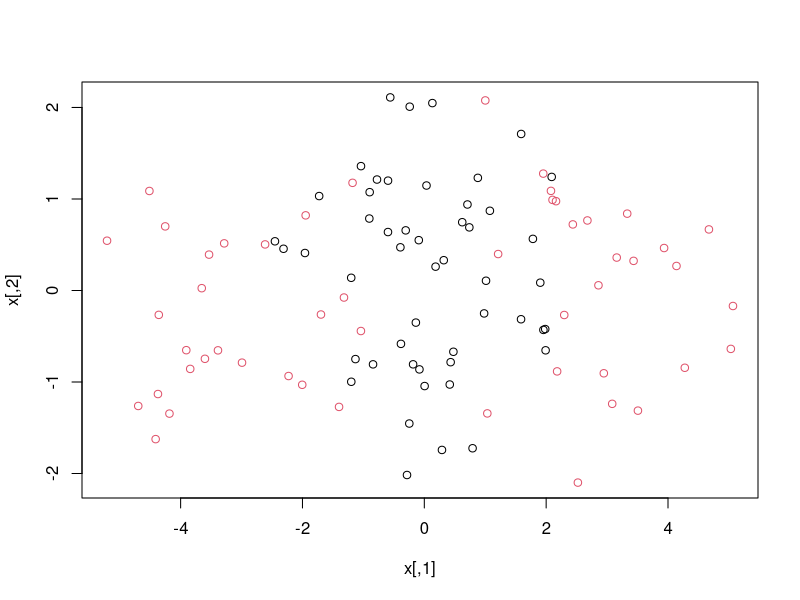
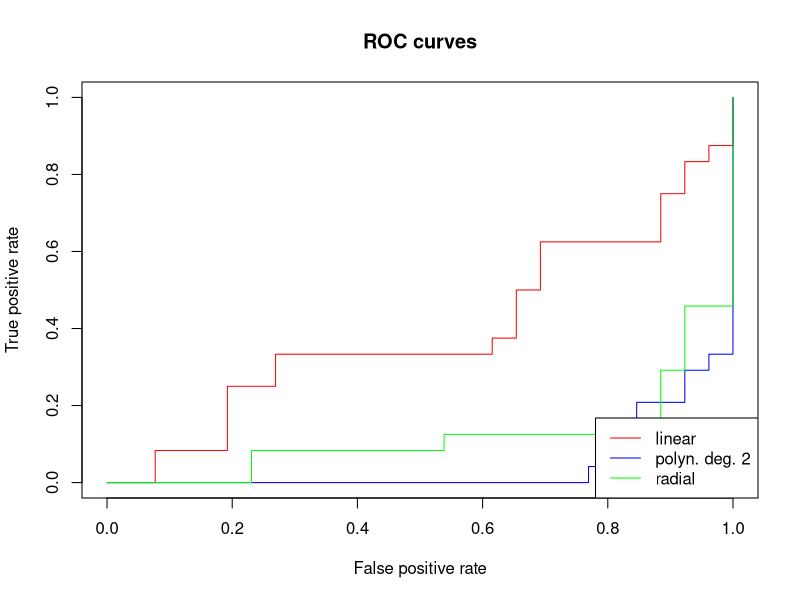
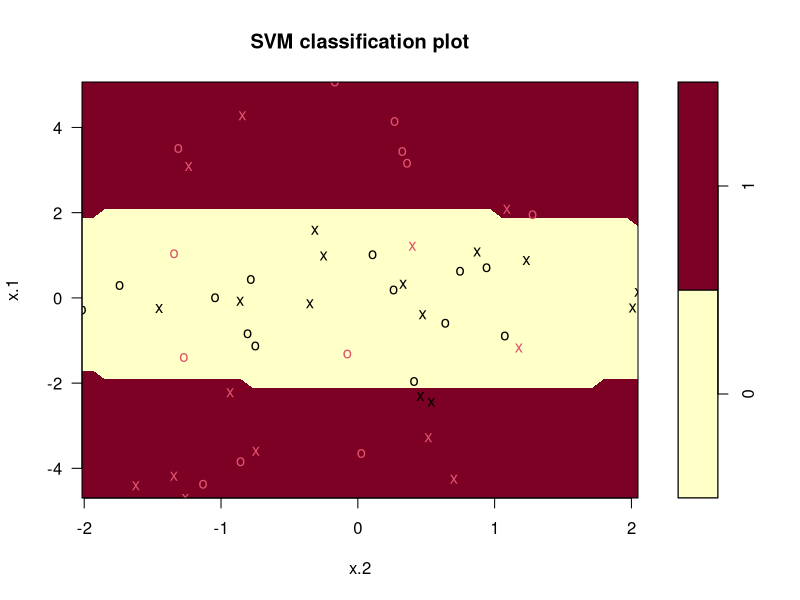
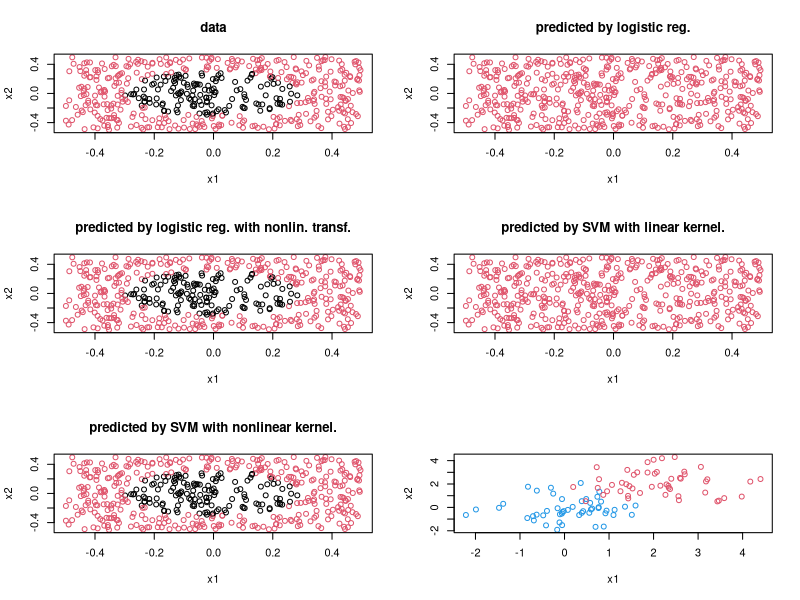

The R source for these figures, in order:

# Applied

# 4
library(e1071)

set.seed(2)
x = matrix( rnorm(100*2), ncol=2)
y = c(rep(0, 50), rep(1, 50))
x[51:75] = x[51:75] + 3
x[76:100] = x[76:100] - 3
plot(x, col=y+1)
data = data.frame( x=x, y=as.factor(y) )

train = sample(1:100, size=50, replace=FALSE)
test = -train

cost = c(0.1, 1, 10, 100, 1000)
gamma = c(0.5, 1, 2, 3, 4)

# polynomial degree 1
svmfit_deg1 = tune(svm, y ~ ., data=data[train, ], kernel="polynomial", degree=1, 
                   scale=FALSE, decision.values=T,
                   range=list(cost=cost) )$best.model

table(pred_train = predict(svmfit_deg1, newdata=data[train, ]), truth_train=data[train, ]$y)
#           truth_train
# pred_train  0  1
#          0  0  0
#          1 22 28
table(pred_test = predict(svmfit_deg1, newdata=data[test, ]), truth_test=data[test, ]$y)
#          truth_test
# pred_test  0  1
#         0  0  0
#         1 28 22

# polynomial degree 2
svmfit_deg2 = tune(svm, y ~ ., data=data[train, ], kernel="polynomial", degree=2, 
                   scale=FALSE, decision.values=T,
                   range=list(cost=cost) )$best.model

table(pred_train = predict(svmfit_deg2, newdata=data[train, ]), truth_train=data[train, ]$y)
#            truth_train
# pred_train  0  1
#          0 18  4
#          1  4 24
table(pred_test = predict(svmfit_deg2, newdata=data[test, ]), truth_test=data[test, ]$y)
#          truth_test
# pred_test  0  1
#          0 22  4
#          1  6 18


# polynomial degree 3
svmfit_deg3 = tune(svm, y ~ ., data=data[train, ], kernel="polynomial", degree=3, 
                   scale=FALSE, decision.values=T,
                   range=list(cost=cost) )$best.model

table(pred_train = predict(svmfit_deg3, newdata=data[train, ]), truth_train=data[train, ]$y)
#           truth_train
# pred_train  0  1
#          0  2  0
#          1 20 28
table(pred_test = predict(svmfit_deg3, newdata=data[test, ]), truth_test=data[test, ]$y)
#          truth_test
# pred_test  0  1
#         0  2  1
#         1 26 21


# polynomial degree 4
svmfit_deg4 = tune(svm, y ~ ., data=data[train, ], kernel="polynomial", degree=4, 
                   scale=FALSE, decision.values=T,
                   range=list(cost=cost) )$best.model

table(pred_train = predict(svmfit_deg4, newdata=data[train, ]), truth_train=data[train, ]$y)
#           truth_train
# pred_train  0  1
#           0 22  1
#           1 0 27
table(pred_test = predict(svmfit_deg4, newdata=data[test, ]), truth_test=data[test, ]$y)
#          truth_test
# pred_test  0  1
#         0 23  6
#         1  5 16

# polynomial kernels with odd degrees give very bad results, interesting!

# radial
svmfit_radial = tune(svm, y ~ ., data=data[train, ], kernel="radial", 
                     scale=FALSE, decision.values=T,
                   range=list(cost=cost, gamma=gamma) )$best.model

table(pred_train = predict(svmfit_radial, newdata=data[train, ]), truth_train=data[train, ]$y)
#           truth_train
# pred_train  0  1
#          0 22  0
#          1  0 28
table(pred_test = predict(svmfit_radial, newdata=data[test, ]), truth_test=data[test, ]$y)
#          truth_test
# pred_test  0  1
#         0 20  5
#        1  8 17


# ROC curves
library(ROCR)
rocplot = function(pred, truth, ...)
{
  predob = prediction(pred, truth)
  perf = performance(predob, "tpr", "fpr")
  plot(perf, ...)
}

svmfit_deg1_scores = attributes( predict(svmfit_deg1, newdata=data[test, ], 
                                         decision.values=TRUE) )$decision.values

svmfit_deg2_scores = attributes( predict(svmfit_deg2, newdata=data[test, ], 
                                         decision.values=TRUE) )$decision.values

svmfit_radial_scores = attributes( predict(svmfit_radial, newdata=data[test, ], 
                                         decision.values=TRUE) )$decision.values

rocplot(svmfit_deg1_scores, data$y[test], col="red", main="ROC curves")
rocplot(svmfit_deg2_scores, data$y[test], add=TRUE, col="blue")
rocplot(svmfit_radial_scores, data$y[test], add=TRUE, col="green")
legend("bottomright", legend = c("linear", "polyn. deg. 2", "radial"), 
       col=c("red", "blue", "green"), lty=1)

# so 2nd degree polynomial kernel gives the best ROC curve
plot(svmfit_deg2, data[test, ])



# 5a
set.seed(1)
x1 = runif(500) - 0.5
x2 = runif(500) - 0.5
y = 1*(x1^2 + x2^2 > 0.3^2)    # circular disk
data = data.frame(x1=x1, x2=x2, y=as.factor(y))

# 5b
par(mfrow=c(3,2))
x = cbind(x1, x2)
plot(x, col=y+1, main="data")

# 5c
logistic_mod = glm(y ~ ., data=data, family=binomial)
summary(logistic_mod)

# 5d
lin_prob = predict(logistic_mod, newdata=data, type="response")
lin_yhat = ifelse(lin_prob > 0.5, 1, 0)
plot(x, col=lin_yhat+1, main="predicted by logistic reg.")

# 5e
nonlin_logistic_mod = glm(y ~ x1 + x2 + I(x1^2) + I(x2^2) + I(x1*x2), data=data, family=binomial)

# 5f
nonlin_prob = predict(nonlin_logistic_mod, newdata=data, type="response")
nonlin_yhat = ifelse(nonlin_prob > 0.5, 1, 0)
plot(x, col=nonlin_yhat+1, main="predicted by logistic reg. with nonlin. transf.")

# 5g
library(e1071)
cost = c(0.1, 1, 10, 100, 1000)
gamma = c(0.5, 1, 2, 3, 4)
lin_svm_mod = tune(svm, y ~ ., data=data, kernel="linear",
                   scale=FALSE, decision.values=T,
                   range=list(cost=cost) )$best.model
lin_svm_yhat = as.numeric( predict(lin_svm_mod, newdata=data) ) -1
plot(x, col=lin_svm_yhat+1, main="predicted by SVM with linear kernel.")

# 5h
nonlin_svm_mod = tune(svm, y ~ ., data=data, kernel="radial", 
                   scale=FALSE, decision.values=T,
                   range=list(cost=cost, gamma=gamma) )$best.model
nonlin_svm_yhat = as.numeric( predict(nonlin_svm_mod, newdata=data) ) - 1
plot(x, col=nonlin_svm_yhat+1, main="predicted by SVM with nonlinear kernel.")


# 6a

set.seed(1)
x1 = rnorm(100)
x2 = rnorm(100)
y = c( rep(-1, 50), rep(1, 50) )
x = cbind(x1, x2)
x[y==1,] = x[y==1,] + 2
plot(x, col=(3-y))

data = data.frame(x1=x1, x2=x2, y=as.factor(y))

# 6b
set.seed(1)
library(e1071)
cost = c(0.01, 0.1, 1, 10, 100, 1000)
tune_lin_svm = tune(svm, y ~ ., data=data, kernel="linear", scale=FALSE, decision.values=TRUE, 
                    range=list(cost=cost))
